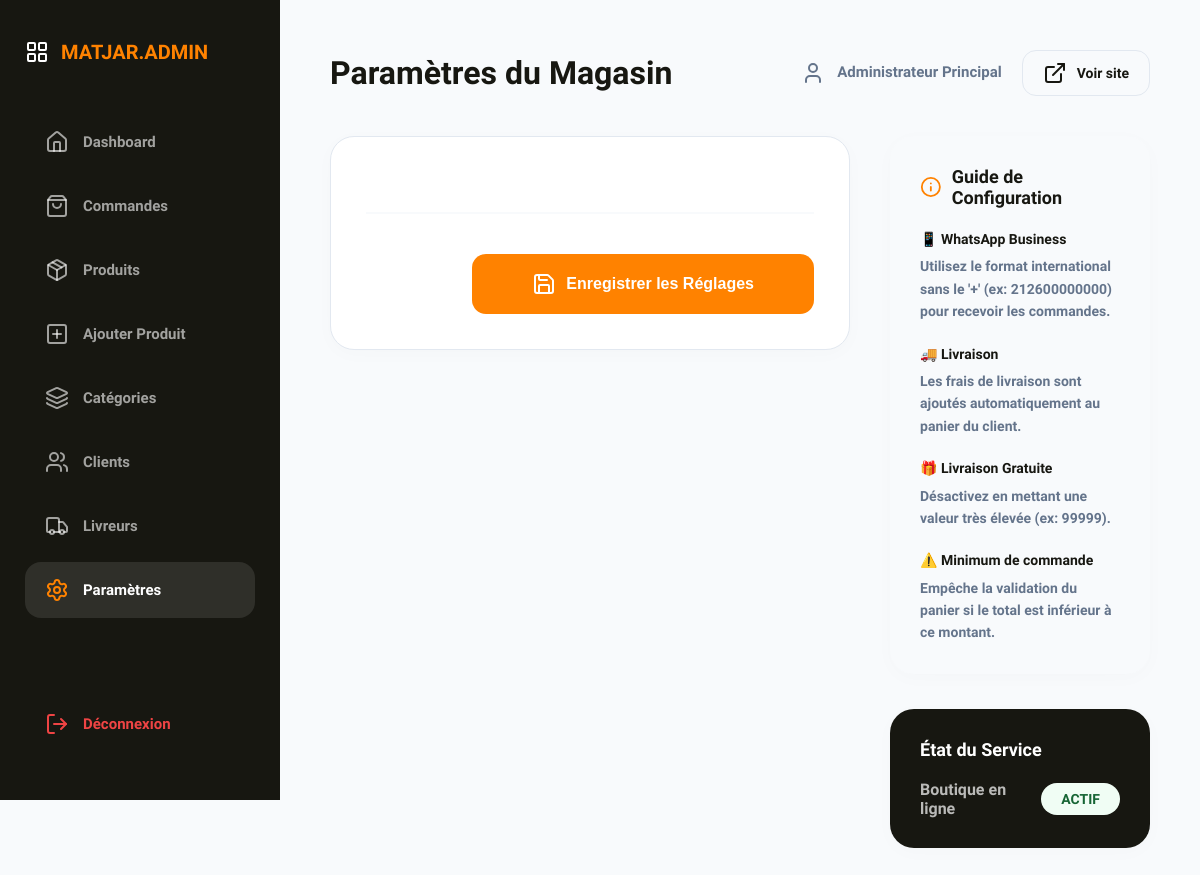
Page /admin/settings.php (signed in) on the earlier database version.
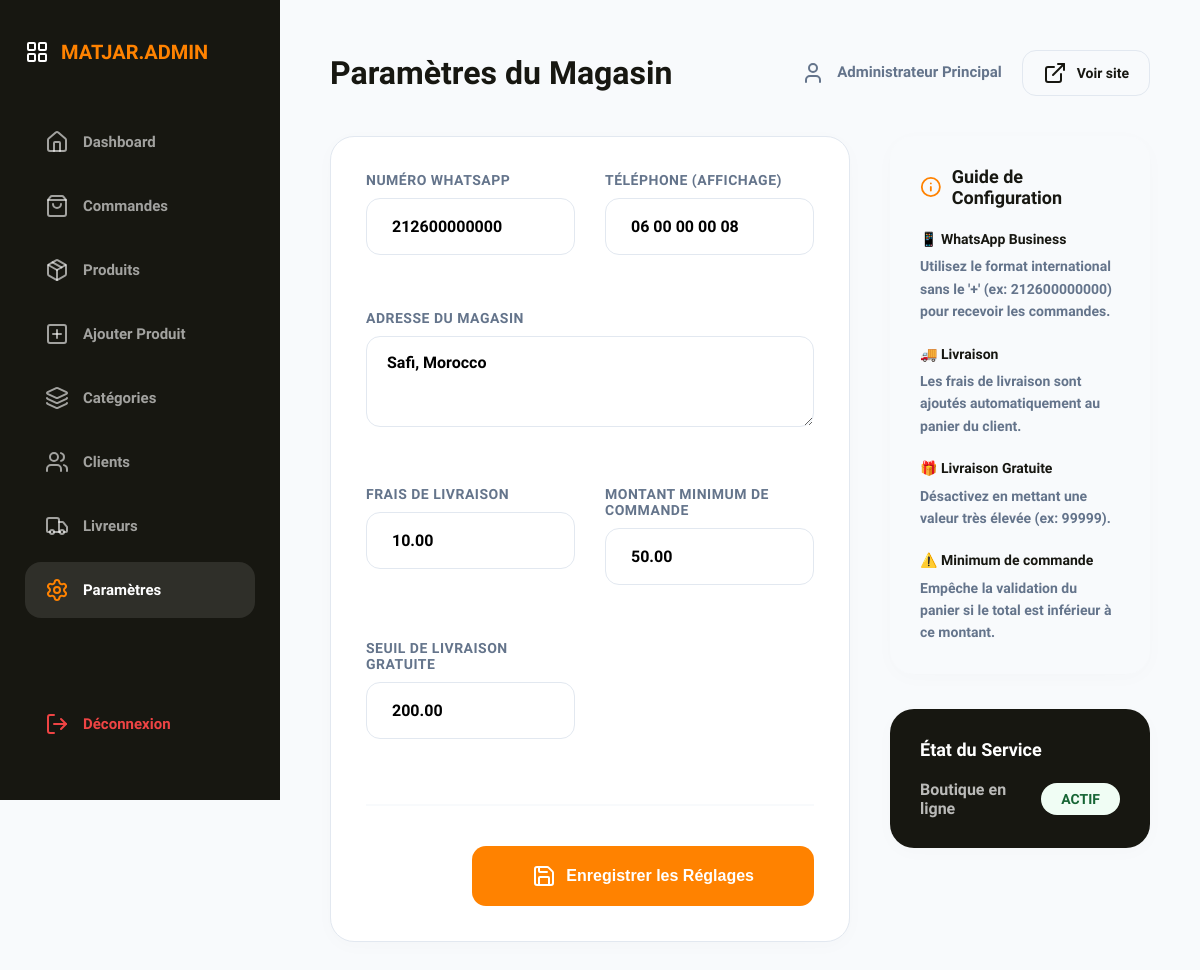
Same page on the later database version.
### tables this page shows
CREATE TABLE IF NOT EXISTS `hri_settings` (
    `setting_id`            INT UNSIGNED    NOT NULL AUTO_INCREMENT,
    `setting_key`           VARCHAR(100)    NOT NULL                 COMMENT 'Machine-readable key (permanent)',
    `setting_value`         TEXT                     DEFAULT NULL    COMMENT 'Stored value',
    `setting_type`          ENUM('text','number','boolean','json')
                                            NOT NULL DEFAULT 'text'  COMMENT 'Value type for validation',
    `setting_group`         VARCHAR(50)     NOT NULL DEFAULT 'general'
                                                                     COMMENT 'Grouping for admin UI',
    `setting_label_fr`      VARCHAR(150)             DEFAULT NULL    COMMENT 'Human-readable label (FR)',
    `setting_label_ar`      VARCHAR(150)             DEFAULT NULL    COMMENT 'Human-readable label (AR)',
    `setting_updated_at`    DATETIME        NOT NULL DEFAULT CURRENT_TIMESTAMP
                                                     ON UPDATE CURRENT_TIMESTAMP,

     
    PRIMARY KEY (`setting_id`),
    UNIQUE KEY `uq_setting_key` (`setting_key`),

     
    INDEX `idx_setting_key`   (`setting_key`),
    INDEX `idx_setting_group` (`setting_group`)

);

### includes/functions.php (called while the page is built, shortened)
<?php
function execute_query(string $sql, array $params = []): PDOStatement
{
    global $db_connection;
    $stmt = $db_connection->prepare($sql);
    $stmt->execute($params);
    return $stmt;
}
function fetch_all(string $sql, array $params = []): array
{
    $stmt = execute_query($sql, $params);
    return $stmt->fetchAll();
}

### includes/language_handler.php (called while the page is built, shortened)
<?php
function load_language(string $code): void
{
    if (in_array($code, SUPPORTED_LANGUAGES)) {
        $current_language = $code;
    }
}

### admin/settings.php (the view, shortened to what this page needs)
<?php
require_once __DIR__ . '/../config/config.php';
$settings = fetch_all("SELECT * FROM hri_settings ORDER BY setting_id ASC");
require_once __DIR__ . '/includes/admin_header.php';
?>
<div style="display: grid; grid-template-columns: 2fr 1fr; gap: 40px; align-items: start;">
    <div>
        <div class="card">
            <form action="" method="POST">
                <div style="display: grid; grid-template-columns: 1fr 1fr; gap: 30px;">
                    <?php foreach ($settings as $s):
                        $label = ($current_language === 'ar' && !empty($s['setting_label_ar'])) ? $s['setting_label_ar'] : (!empty($s['setting_label_fr']) ? $s['setting_label_fr'] : ucwords(str_replace('_', ' ', $s['setting_key'])));
                        $full_width = ($s['setting_key'] == 'store_address' || $s['setting_key'] == 'store_hours_fr' || $s['setting_key'] == 'store_hours_ar');
                    ?>
                        <div class="form-group" style="<?= $full_width ? 'grid-column: span 2;' : '' ?>">
                            <label style="font-size: 14px;"><?= $label ?></label>
                            <?php if ($s['setting_key'] == 'store_address'): ?>
                                <textarea name="settings[<?= $s['setting_key'] ?>]" class="form-control" rows="3" style="height: auto; font-size: 16px;"><?= htmlspecialchars($s['setting_value']) ?></textarea>
                            <?php else: ?>
                                <input type="<?= $s['setting_type'] == 'number' ? 'number' : 'text' ?>" name="settings[<?= $s['setting_key'] ?>]" class="form-control" value="<?= htmlspecialchars($s['setting_value']) ?>" style="font-size: 16px; padding: 18px 25px;">
                            <?php endif; ?>
                        </div>
                    <?php endforeach; ?>
                </div>
                <div style="margin-top: 40px; padding-top: 40px; border-top: 2px solid var(--gray-bg); text-align: right;">
                    <button type="submit" class="btn btn-orange" style="padding: 18px 60px; font-size: 16px;">
                        <i data-lucide="save" size="22"></i> Enregistrer les Réglages
                    </button>
                </div>
            </form>
        </div>
    </div>
    <div style="position: sticky; top: 50px;">
        <div class="card" style="background: var(--gray-bg); border: none; padding: 30px;">
            <h3 style="margin: 0 0 20px 0; font-weight: 800; font-size: 18px; display: flex; align-items: center; gap: 10px;">
                <i data-lucide="info" size="24" style="color: var(--princeton-orange);"></i>
                Guide de Configuration
            </h3>
            <div style="display: flex; flex-direction: column; gap: 20px; color: var(--text-muted); font-size: 14px; font-weight: 600; line-height: 1.6;">
                <div>
                    <strong style="color: var(--carbon-black); display: block; margin-bottom: 5px;">📱 WhatsApp Business</strong>
                    Utilisez le format international sans le '+' (ex: 212600000000) pour recevoir les commandes.
                </div>
                <div>
                    <strong style="color: var(--carbon-black); display: block; margin-bottom: 5px;">🚚 Livraison</strong>
                    Les frais de livraison sont ajoutés automatiquement au panier du client.
                </div>
                <div>
                    <strong style="color: var(--carbon-black); display: block; margin-bottom: 5px;">🎁 Livraison Gratuite</strong>
                    Désactivez en mettant une valeur très élevée (ex: 99999).
                </div>
                <div>
                    <strong style="color: var(--carbon-black); display: block; margin-bottom: 5px;">⚠️ Minimum de commande</strong>
                    Empêche la validation du panier si le total est inférieur à ce montant.
                </div>
            </div>
        </div>
        <div class="card" style="background: var(--carbon-black); color: white; border: none; margin-top: 30px; padding: 30px;">
            <h3 style="margin: 0 0 20px 0; font-weight: 800; font-size: 18px;">État du Service</h3>
            <div style="display: flex; align-items: center; justify-content: space-between;">
                <span style="font-weight: 700; opacity: 0.7;">Boutique en ligne</span>
                <span class="status-pill status-success" style="font-size: 14px; padding: 8px 20px;">ACTIF</span>
            </div>
        </div>
    </div>
</div>
<?php
require_once __DIR__ . '/includes/admin_footer.php';
?>

Differences in the rows shown:
added hri_settings: setting_label_fr "NUMÉRO WHATSAPP", setting_value "212600000000"
added hri_settings: setting_label_fr "TÉLÉPHONE (AFFICHAGE)", setting_value "06 00 00 00 08"
added hri_settings: setting_label_fr "ADRESSE DU MAGASIN", setting_key+setting_value "Safi, Morocco"
added hri_settings: setting_label_fr "FRAIS DE LIVRAISON", setting_value "10.00"
added hri_settings: setting_label_fr "MONTANT MINIMUM DE COMMANDE", setting_value "50.00"
added hri_settings: setting_label_fr "SEUIL DE LIVRAISON GRATUITE", setting_value "200.00"
